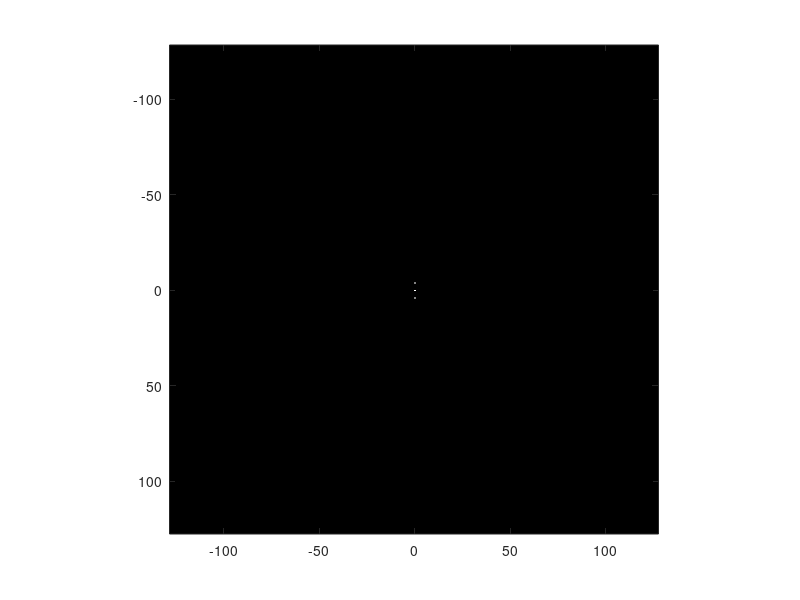

Here is the MATLAB script that generated this plot:
close all;

img = zeros(256,256);
[H, W] = size(img);
for y = 1:H
    for x = 1:W
        img(x,y) = sin(2 * pi / (256 / 4) * x) + 1;
    end
end
fft2_img = fft2(img);
fspec = fftshift(fft2_img);
j = abs(fspec);
power = j * j;

figure;
colormap(gray);
imagesc([-128:127],[-128:127], power);
axis image;
